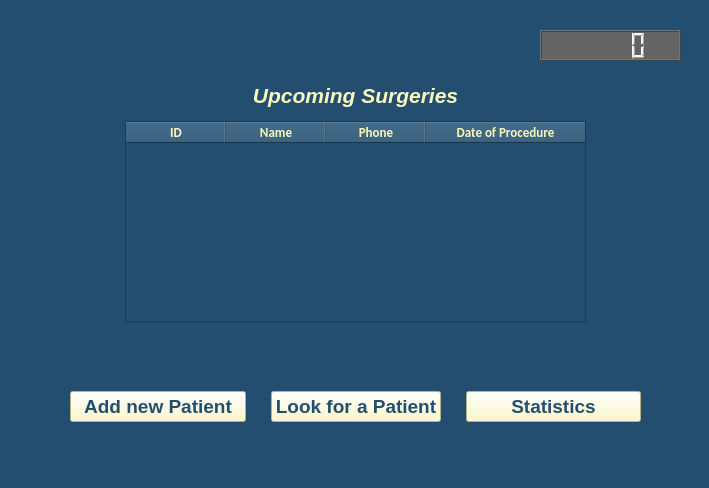
<?xml version="1.0" encoding="UTF-8"?>
<ui version="4.0">
 <class>MainWindow</class>
 <widget class="QMainWindow" name="MainWindow">
  <property name="geometry">
   <rect>
    <x>0</x>
    <y>0</y>
    <width>709</width>
    <height>488</height>
   </rect>
  </property>
  <property name="windowTitle">
   <string>MainWindow</string>
  </property>
  <property name="styleSheet">
   <string notr="true">QWidget{
	background-color:#234E70;
}
</string>
  </property>
  <widget class="QWidget" name="centralwidget">
   <widget class="QLabel" name="label_hello_dr">
    <property name="geometry">
     <rect>
      <x>200</x>
      <y>20</y>
      <width>301</width>
      <height>51</height>
     </rect>
    </property>
    <property name="font">
     <font>
      <family>Calibri</family>
      <pointsize>20</pointsize>
      <weight>75</weight>
      <italic>true</italic>
      <bold>true</bold>
     </font>
    </property>
    <property name="styleSheet">
     <string notr="true"/>
    </property>
    <property name="locale">
     <locale language="English" country="UnitedStates"/>
    </property>
    <property name="lineWidth">
     <number>10</number>
    </property>
    <property name="text">
     <string>&lt;html&gt;&lt;head/&gt;&lt;body&gt;&lt;p align=&quot;center&quot;&gt;&lt;br/&gt;&lt;/p&gt;&lt;/body&gt;&lt;/html&gt;</string>
    </property>
   </widget>
   <widget class="QLabel" name="label_upcomingS">
    <property name="geometry">
     <rect>
      <x>10</x>
      <y>80</y>
      <width>691</width>
      <height>31</height>
     </rect>
    </property>
    <property name="font">
     <font>
      <pointsize>16</pointsize>
     </font>
    </property>
    <property name="styleSheet">
     <string notr="true">color: rgb(251, 248, 190);</string>
    </property>
    <property name="text">
     <string>&lt;html&gt;&lt;head/&gt;&lt;body&gt;&lt;p align=&quot;center&quot;&gt;&lt;span style=&quot; font-weight:600; font-style:italic; color:#fbf8be;&quot;&gt;Upcoming Surgeries&lt;/span&gt;&lt;/p&gt;&lt;/body&gt;&lt;/html&gt;</string>
    </property>
   </widget>
   <widget class="QTableWidget" name="tableWidget_S">
    <property name="geometry">
     <rect>
      <x>125</x>
      <y>121</y>
      <width>461</width>
      <height>201</height>
     </rect>
    </property>
    <property name="styleSheet">
     <string notr="true">color: rgb(251, 248, 190);</string>
    </property>
    <attribute name="horizontalHeaderStretchLastSection">
     <bool>true</bool>
    </attribute>
    <attribute name="verticalHeaderStretchLastSection">
     <bool>false</bool>
    </attribute>
    <column>
     <property name="text">
      <string>ID</string>
     </property>
     <property name="font">
      <font>
       <family>Calibri</family>
       <pointsize>10</pointsize>
       <weight>75</weight>
       <bold>true</bold>
      </font>
     </property>
    </column>
    <column>
     <property name="text">
      <string>Name</string>
     </property>
     <property name="font">
      <font>
       <family>Calibri</family>
       <pointsize>10</pointsize>
       <weight>75</weight>
       <bold>true</bold>
      </font>
     </property>
    </column>
    <column>
     <property name="text">
      <string>Phone</string>
     </property>
     <property name="font">
      <font>
       <family>Calibri</family>
       <pointsize>10</pointsize>
       <weight>75</weight>
       <bold>true</bold>
      </font>
     </property>
    </column>
    <column>
     <property name="text">
      <string>Date of Procedure</string>
     </property>
     <property name="font">
      <font>
       <family>Calibri</family>
       <pointsize>10</pointsize>
       <weight>75</weight>
       <bold>true</bold>
      </font>
     </property>
    </column>
   </widget>
   <widget class="QLCDNumber" name="lcdNumber">
    <property name="geometry">
     <rect>
      <x>540</x>
      <y>30</y>
      <width>141</width>
      <height>31</height>
     </rect>
    </property>
    <property name="styleSheet">
     <string notr="true">QLCDNumber{
	border-color:#234E70;

	background-color: rgb(100, 100, 100);
	color:#FCF6F5FF;

}</string>
    </property>
   </widget>
   <widget class="QWidget" name="layoutWidget">
    <property name="geometry">
     <rect>
      <x>20</x>
      <y>390</y>
      <width>671</width>
      <height>33</height>
     </rect>
    </property>
    <layout class="QHBoxLayout" name="horizontalLayout">
     <property name="spacing">
      <number>25</number>
     </property>
     <property name="leftMargin">
      <number>50</number>
     </property>
     <property name="rightMargin">
      <number>50</number>
     </property>
     <item>
      <widget class="QPushButton" name="add_newP">
       <property name="font">
        <font>
         <pointsize>14</pointsize>
         <weight>75</weight>
         <bold>true</bold>
        </font>
       </property>
       <property name="styleSheet">
        <string notr="true">
color:#234E70;
background-color: rgb(251, 248, 190);</string>
       </property>
       <property name="text">
        <string>Add new Patient</string>
       </property>
      </widget>
     </item>
     <item>
      <widget class="QPushButton" name="look_for_patient">
       <property name="sizePolicy">
        <sizepolicy hsizetype="Fixed" vsizetype="Fixed">
         <horstretch>0</horstretch>
         <verstretch>0</verstretch>
        </sizepolicy>
       </property>
       <property name="font">
        <font>
         <pointsize>14</pointsize>
         <weight>75</weight>
         <bold>true</bold>
        </font>
       </property>
       <property name="styleSheet">
        <string notr="true">color:#234E70;
background-color: rgb(251, 248, 190);</string>
       </property>
       <property name="text">
        <string>Look for a Patient</string>
       </property>
      </widget>
     </item>
     <item>
      <widget class="QPushButton" name="stats">
       <property name="font">
        <font>
         <pointsize>14</pointsize>
         <weight>75</weight>
         <bold>true</bold>
        </font>
       </property>
       <property name="styleSheet">
        <string notr="true">color:#234E70;
background-color: rgb(251, 248, 190);</string>
       </property>
       <property name="text">
        <string>Statistics</string>
       </property>
      </widget>
     </item>
    </layout>
   </widget>
  </widget>
 </widget>
 <resources/>
 <connections/>
</ui>
